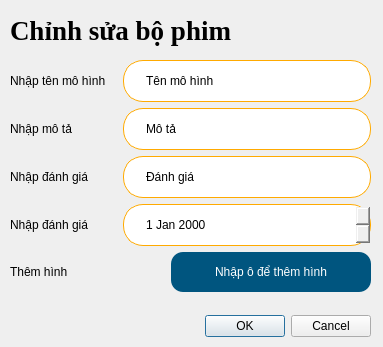
<?xml version="1.0" encoding="UTF-8"?>
<ui version="4.0">
 <class>Dialog</class>
 <widget class="QDialog" name="Dialog">
  <property name="geometry">
   <rect>
    <x>0</x>
    <y>0</y>
    <width>383</width>
    <height>347</height>
   </rect>
  </property>
  <property name="windowTitle">
   <string>Dialog</string>
  </property>
  <widget class="QDialogButtonBox" name="buttonBox">
   <property name="geometry">
    <rect>
     <x>10</x>
     <y>310</y>
     <width>361</width>
     <height>32</height>
    </rect>
   </property>
   <property name="orientation">
    <enum>Qt::Horizontal</enum>
   </property>
   <property name="standardButtons">
    <set>QDialogButtonBox::Cancel|QDialogButtonBox::Ok</set>
   </property>
  </widget>
  <widget class="QLabel" name="label_2">
   <property name="geometry">
    <rect>
     <x>10</x>
     <y>10</y>
     <width>321</width>
     <height>41</height>
    </rect>
   </property>
   <property name="font">
    <font>
     <family>Times New Roman</family>
     <pointsize>20</pointsize>
     <weight>75</weight>
     <bold>true</bold>
    </font>
   </property>
   <property name="text">
    <string>Chỉnh sửa bộ phim</string>
   </property>
  </widget>
  <widget class="QWidget" name="verticalLayoutWidget">
   <property name="geometry">
    <rect>
     <x>10</x>
     <y>60</y>
     <width>361</width>
     <height>236</height>
    </rect>
   </property>
   <layout class="QVBoxLayout" name="verticalLayout">
    <item>
     <layout class="QHBoxLayout" name="horizontalLayout" stretch="3,7">
      <item>
       <widget class="QLabel" name="label">
        <property name="text">
         <string>Nhập tên mô hình</string>
        </property>
       </widget>
      </item>
      <item>
       <widget class="QLineEdit" name="lineEdit">
        <property name="styleSheet">
         <string notr="true">border: 1px solid rgb(255, 170, 0); 
border-radius: 20px; 
height: 40px; 
padding-left: 20px;</string>
        </property>
        <property name="text">
         <string>Tên mô hình</string>
        </property>
       </widget>
      </item>
     </layout>
    </item>
    <item>
     <layout class="QHBoxLayout" name="horizontalLayout_4" stretch="3,7">
      <item>
       <widget class="QLabel" name="label_4">
        <property name="text">
         <string>Nhập mô tả</string>
        </property>
       </widget>
      </item>
      <item>
       <widget class="QLineEdit" name="lineEdit_4">
        <property name="styleSheet">
         <string notr="true">border: 1px solid rgb(255, 170, 0); 
border-radius: 20px; 
height: 40px; 
padding-left: 20px;</string>
        </property>
        <property name="text">
         <string>Mô tả</string>
        </property>
       </widget>
      </item>
     </layout>
    </item>
    <item>
     <layout class="QHBoxLayout" name="horizontalLayout_3" stretch="3,7">
      <item>
       <widget class="QLabel" name="label_3">
        <property name="text">
         <string>Nhập đánh giá</string>
        </property>
       </widget>
      </item>
      <item>
       <widget class="QLineEdit" name="lineEdit_3">
        <property name="styleSheet">
         <string notr="true">border: 1px solid rgb(255, 170, 0); 
border-radius: 20px; 
height: 40px; 
padding-left: 20px;</string>
        </property>
        <property name="text">
         <string>Đánh giá</string>
        </property>
       </widget>
      </item>
     </layout>
    </item>
    <item>
     <layout class="QHBoxLayout" name="horizontalLayout_5" stretch="3,7">
      <item>
       <widget class="QLabel" name="label_5">
        <property name="text">
         <string>Nhập đánh giá</string>
        </property>
       </widget>
      </item>
      <item>
       <widget class="QDateEdit" name="dateEdit">
        <property name="styleSheet">
         <string notr="true">border: 1px solid rgb(255, 170, 0); 
border-radius: 20px; 
height: 40px; 
padding-left: 20px;</string>
        </property>
       </widget>
      </item>
     </layout>
    </item>
    <item>
     <layout class="QHBoxLayout" name="horizontalLayout_6" stretch="9,1">
      <item>
       <widget class="QLabel" name="label_6">
        <property name="text">
         <string>Thêm hình</string>
        </property>
       </widget>
      </item>
      <item>
       <widget class="QPushButton" name="pushButton">
        <property name="styleSheet">
         <string notr="true">border-radius: 12px; 
height: 40px; 
width:200px; 
background: rgb(0, 85, 127); 
color: #fff;</string>
        </property>
        <property name="text">
         <string>Nhập ô để thêm hình</string>
        </property>
        <property name="iconSize">
         <size>
          <width>8</width>
          <height>8</height>
         </size>
        </property>
       </widget>
      </item>
     </layout>
    </item>
   </layout>
  </widget>
 </widget>
 <resources/>
 <connections>
  <connection>
   <sender>buttonBox</sender>
   <signal>accepted()</signal>
   <receiver>Dialog</receiver>
   <slot>accept()</slot>
   <hints>
    <hint type="sourcelabel">
     <x>248</x>
     <y>254</y>
    </hint>
    <hint type="destinationlabel">
     <x>157</x>
     <y>274</y>
    </hint>
   </hints>
  </connection>
  <connection>
   <sender>buttonBox</sender>
   <signal>rejected()</signal>
   <receiver>Dialog</receiver>
   <slot>reject()</slot>
   <hints>
    <hint type="sourcelabel">
     <x>316</x>
     <y>260</y>
    </hint>
    <hint type="destinationlabel">
     <x>286</x>
     <y>274</y>
    </hint>
   </hints>
  </connection>
 </connections>
</ui>
